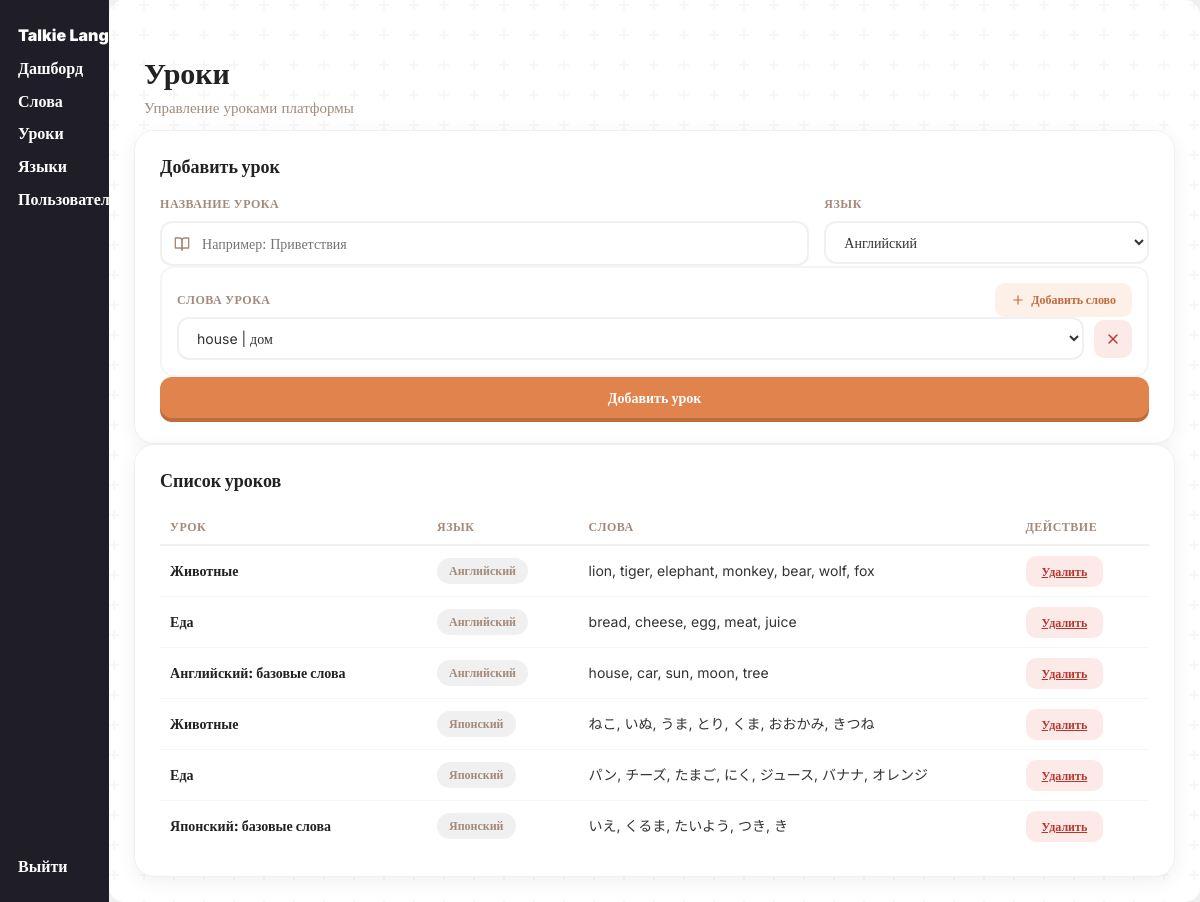
Screenshot of /admin/add_lesson/index.php with the database file from the repository.
### tables this page shows
CREATE TABLE `lesson` (
  `lesson_id` int NOT NULL,
  `lesson_name` varchar(100) NOT NULL,
  `lesson_language` int DEFAULT NULL
);

CREATE TABLE `langs` (
  `lang_id` int NOT NULL,
  `lang_name` text NOT NULL
);

### admin/add_lesson/index.php (the view, shortened to what this page needs)
<?php
require "../../connection-db.php";
$langs = mysqli_fetch_all(mysqli_query($conn, "select DISTINCT lang_id, lang_name from langs join lesson on langs.lang_id = lesson.lesson_language"));
$lessons = mysqli_fetch_all(mysqli_query($conn, "select * from lesson join langs on langs.lang_id = lesson.lesson_language order by lang_id ASC, lesson_id DESC"), MYSQLI_ASSOC);
?>
<!DOCTYPE html>
<html lang="en">
<?php include "../../components/head-admin.php"; ?>
<body>
    <?php include "../../components/header-admin.php"; ?>
    <main class="container">
        <div class="dash-header">
            <div>
                <h1 class="dash-title">Уроки</h1>
                <p class="dash-subtitle">Управление уроками платформы</p>
            </div>
        </div>
        <div class="dash-card" style="margin: 0 10px 20px 10px;">
            <h2 class="dash-card-title">Добавить урок</h2>
            <form method="post" action="addLesson.php" class="lesson-form">
                <div class="lesson-form-row">
                    <div class="form-field">
                        <label for="name" class="field-label">Название урока</label>
                        <div class="search-box">
                            <input type="text" id="name" name="name" placeholder="Например: Приветствия" required>
                        </div>
                    </div>
                    <div class="form-field form-field-lang">
                        <label for="lang" class="field-label">Язык</label>
                        <select name="lang" id="lang" class="lang-select">
                            <?php foreach ($langs as $lang): ?>
                                <option value="<?= $lang[0] ?>"><?= $lang[1] ?></option>
                            <?php endforeach; ?>
                        </select>
                    </div>
                </div>
                <div class="words-block">
                    <div class="words-block-head">
                        <span class="field-label">Слова урока</span>
                        <button type="button" class="add-word-btn">
                            <svg width="14" height="14" viewBox="0 0 24 24" fill="none" stroke="currentColor" stroke-width="2" stroke-linecap="round" stroke-linejoin="round"><line x1="12" y1="5" x2="12" y2="19"/><line x1="5" y1="12" x2="19" y2="12"/></svg>
                            Добавить слово
                        </button>
                    </div>
                    <div class="words">
                    </div>
                </div>
                <button type="submit" class="search-btn submit-lesson-btn">Добавить урок</button>
            </form>
        </div>
        <div class="dash-card" style="margin: 0 10px 30px 10px;">
            <h2 class="dash-card-title">Список уроков</h2>
            <?php if (empty($lessons)): ?>
                <div class="no-results">
                    <div class="icon">
                        <svg width="40" height="40" viewBox="0 0 24 24" fill="none" stroke="var(--gray-color)" stroke-width="1.5" stroke-linecap="round" stroke-linejoin="round"><path d="M2 3h6a4 4 0 0 1 4 4v14a3 3 0 0 0-3-3H2z"/><path d="M22 3h-6a4 4 0 0 0-4 4v14a3 3 0 0 1 3-3h7z"/></svg>
                    </div>
                    <p>Уроков пока нет</p>
                </div>
            <?php else: ?>
                <div class="table-scroll">
                    <table class="admin-table">
                        <thead>
                            <tr>
                                <th>Урок</th>
                                <th>Язык</th>
                                <th>Слова</th>
                                <th>Действие</th>
                            </tr>
                        </thead>
                        <tbody>
                            <?php foreach ($lessons as $lesson): ?>
                                <tr>
                                    <td style="font-weight: 800; color: #222;"><?= htmlspecialchars($lesson["lesson_name"]) ?></td>
                                    <td>
                                        <span class="role-badge role-user"><?= htmlspecialchars($lesson["lang_name"]) ?></span>
                                    </td>
                                    <td class="muted-cell" style="max-width: 320px; white-space: normal;">
                                        <?php
                                        $ws = mysqli_fetch_all(mysqli_query($conn, "select * from lessons_words join words on words.word_id = lessons_words.word_id where lesson_id =" . $lesson["lesson_id"]), MYSQLI_ASSOC);
                                        if (empty($ws)) {
                                            echo '—';
                                        } else {
                                            $names = array_map(fn($w) => htmlspecialchars($w["word_name"]), $ws);
                                            echo implode(', ', $names);
                                        }
                                        ?>
                                    </td>
                                    <td>
                                        <a href="del.php?id=<?= $lesson["lesson_id"] ?>" class="ban-btn" onclick="return confirm('Удалить урок «<?= htmlspecialchars(addslashes($lesson["lesson_name"])) ?>»?')">Удалить</a>
                                    </td>
                                </tr>
                            <?php endforeach; ?>
                        </tbody>
                    </table>
                </div>
            <?php endif; ?>
        </div>
    </main>
</body>
</html>

### css/style.css (style rules this page uses)
* { transition: 0.15s ease-out; }
:root { --main-color: #e0834d; --main-color-shadow: #c06b3a; --main-color-light: rgb(235, 155, 109); --green-color: #4de06d; --green-color-shadow: #2db64b; --red-color: #e0524d; --red-color-shadow: #b6362d; --bg-color: #0f0f0f; --bg-secondary: #1a1a1a; --gray-color: #a38a7a; --gray-color-light: #d3c2b6; }
body { font-family: inter; }
p { margin: 0; }
body { background: #f0f0f0; }
.container { min-height: 88vh; box-shadow: 0px 0px 100px #f5f5f5; margin-top: 10px; border-radius: 15px; padding-left: 25px; padding-right: 25px; background-color: white; }
label { font-weight: 900; color: #e0834d; }
main { padding: 25px 0; }

### rows the page displays
lesson: lesson_name "Животные", lesson_language.lang_name "Английский", names "lion, tiger, elephant, monkey, bear, wolf, fox"
lesson: lesson_name "Еда", lesson_language.lang_name "Английский", names "bread, cheese, egg, meat, juice"
lesson: lesson_name "Английский: базовые слова", lesson_language.lang_name "Английский", names "house, car, sun, moon, tree"
lesson: lesson_name "Животные", lesson_language.lang_name "Японский", names "ねこ, いぬ, うま, とり, くま, おおかみ, きつね"
lesson: lesson_name "Еда", lesson_language.lang_name "Японский", names "パン, チーズ, たまご, にく, ジュース, バナナ, オレンジ"
lesson: lesson_name "Японский: базовые слова", lesson_language.lang_name "Японский", names "いえ, くるま, たいよう, つき, き"

### other values shown
form field lang "Английский"
